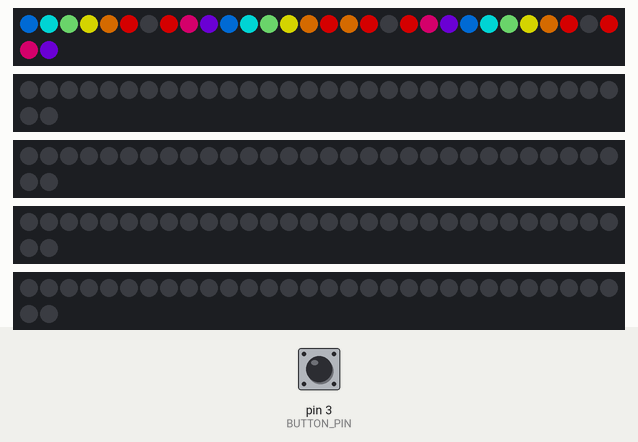
This sketch was run on a simulated Arduino Uno, built with avr-gcc and run on an emulated ATmega328P. On the bench: 5 × 32 RGB LEDs in strip order, left to right, continuing on the next row. The inputs (shaded band) are chosen by the test bench; at power-on: pin 3 (BUTTON_PIN) LOW. Dim RGB values are drawn brighter than linear.

Above: at 1.24 s.
1.3 s: pin 3 (BUTTON_PIN) pulsed HIGH 5 times (0.12 s each, 0.3 s apart)
At 1.73 s:
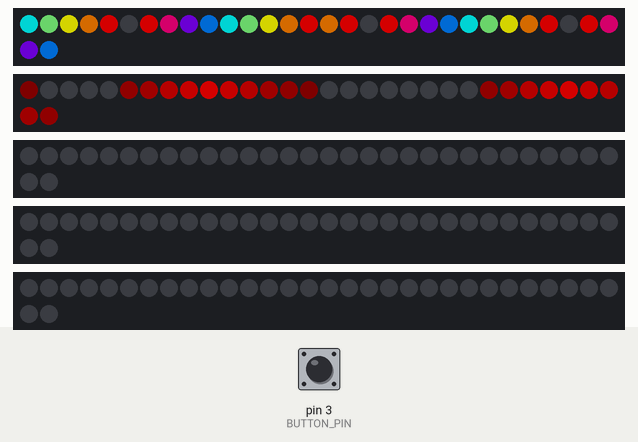
4.3 s: pin 3 (BUTTON_PIN) pulled HIGH for 0.15 s
At 4.5 s:
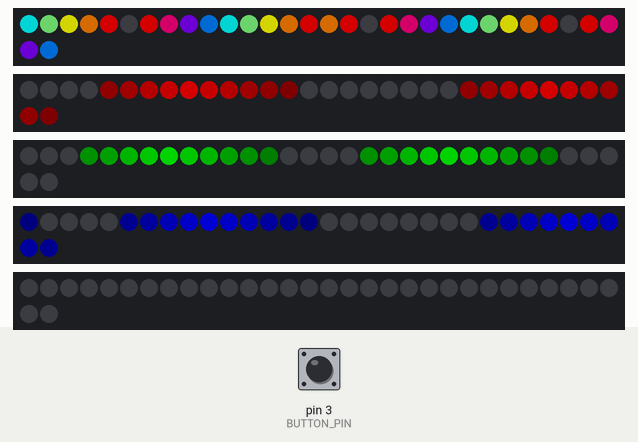
6.2 s: pin 3 (BUTTON_PIN) pulsed HIGH 2 times (0.12 s each, 0.3 s apart)
At 6.65 s:
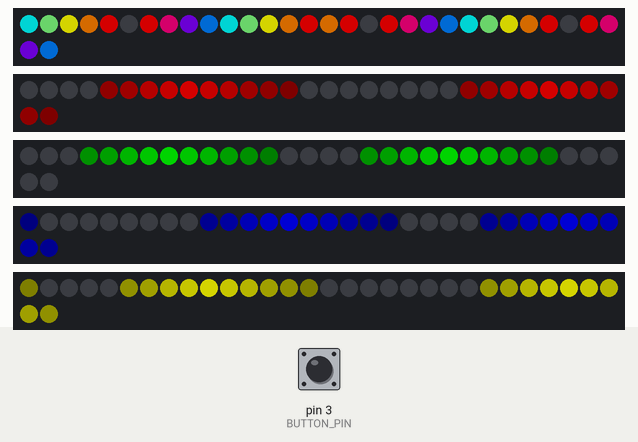

Measured:
- after the input at 4.3 s, the LEDs: first differ from a run without the input after 0.20 s (image 2)

The sketch:

sketch_FastLED01.ino
```cpp
#include "FastLED.h"

#define DELAY 80
#define LED_STEP 5
#define LED_PIN 6
#define BUTTON_PIN 3
#define NUM_LEDS (2*4*4)

template<typename T, int N>
class RunningLine
{
public:
  RunningLine(const T& init)
  {
    for (size_t i = 0 ; i < N ; ++i)
    {
      line[i] = init;
    }
  }

  const T& push(const T& v)
  {
    for (size_t i = N - 1 ; i > 0 ; --i)
    {
      line[i] = line[i-1];
    }
    return line[0] = v;
  }

  const T& pushBack(const T& v)
  {
    for (size_t i = 0 ; i < N - 1 ; ++i)
    {
      line[i] = line[i+1];
    }
    return line[N-1] = v;
  }

  const T* data() const
  {
    return line;
  }
protected:
  T line[N];
};

template<typename T, int N>
class RoundRobin : public RunningLine<T, N>
{
  public:
    RoundRobin(const T* init_v, const size_t sz) : RunningLine<T, N>(init_v[0])
    {
      for (size_t cnt = 0 ; cnt < N ; ++cnt)
      {
        RunningLine<T, N>::push(init_v[cnt % sz]);
      }
    }

    const T& next(bool dir)
    {
      const T last = RunningLine<T, N>::data()[dir ? N-1 : 0];
      if (dir) {
        return RunningLine<T, N>::push(last);
      } else {
        return RunningLine<T, N>::pushBack(last);
      }
    }
};

template<int BPIN>
class Btn {
public:
  Btn() : was_high(false) {}

  bool check() {
    if (digitalRead(BPIN) == HIGH) {
      was_high = true;
      return false;
    } else {
      bool pressed = was_high;
      was_high = false;
      return pressed;
    }
  }
private:
  bool was_high;
};

const CRGB init_array[] = { CRGB(128, 0, 0), CRGB(128, 64, 0), CRGB(128, 128, 0),
                CRGB(64, 128, 64), CRGB(0, 128,  128), CRGB(0,  64, 128),
                CRGB(64, 0,  128), CRGB(128, 0, 64), CRGB(128, 0, 0),
                CRGB(0, 0, 0) };

#define arraySize(a) (sizeof(a) / sizeof(*a))

#define ARRAY_W_SZ(a) a, arraySize(a)

typedef RoundRobin<CRGB, NUM_LEDS> RR_LED;

#define RR_LED_DEF(nm, a) RR_LED nm(ARRAY_W_SZ(a))
#define RR_LED_INI(a) RR_LED(ARRAY_W_SZ(a))

RR_LED_DEF(leds, init_array);

CRGB init_red[] = {CRGB(4, 0, 0),  CRGB(16, 0, 0), CRGB(32, 0, 0),
                           CRGB(64, 0, 0), CRGB(96, 0, 0), CRGB(128, 0, 0),
                           CRGB(96, 0, 0), CRGB(64, 0, 0), CRGB(32, 0, 0),
                           CRGB(16, 0, 0),
                   CRGB::Black, CRGB::Black, CRGB::Black, CRGB::Black,
                   CRGB::Black, CRGB::Black, CRGB::Black, CRGB::Black,
};

CRGB init_green[] = {CRGB(0, 4, 0),  CRGB(0, 16, 0), CRGB(0, 32, 0),
                           CRGB(0, 64, 0), CRGB(0, 96, 0), CRGB(0, 128, 0),
                           CRGB(0, 96, 0), CRGB(0, 64, 0), CRGB(0, 32, 0),
                           CRGB(0, 16, 0),
                   CRGB::Black, CRGB::Black, CRGB::Black, CRGB::Black,
                   CRGB::Black, CRGB::Black, CRGB::Black, CRGB::Black,
};

CRGB init_blue[] = {CRGB(0, 0, 4),  CRGB(0, 0, 16), CRGB(0, 0, 32),
                           CRGB(0, 0, 64), CRGB(0, 0, 96), CRGB(0, 0, 128),
                           CRGB(0, 0, 96), CRGB(0, 0, 64), CRGB(0, 0, 32),
                           CRGB(0, 0, 16),
                   CRGB::Black, CRGB::Black, CRGB::Black, CRGB::Black,
                   CRGB::Black, CRGB::Black, CRGB::Black, CRGB::Black,
};


CRGB init_yellow[] = {CRGB(4, 4, 0),  CRGB(16, 16, 0), CRGB(32, 32, 0),
                           CRGB(64, 64, 0), CRGB(96, 96, 0), CRGB(128, 128, 0),
                           CRGB(96, 96, 0), CRGB(64, 64, 0), CRGB(32, 32, 0),
                           CRGB(16, 16, 0),
                   CRGB::Black, CRGB::Black, CRGB::Black, CRGB::Black,
                   CRGB::Black, CRGB::Black, CRGB::Black, CRGB::Black,
};

CRGB init_cyan[] = {CRGB(0, 4, 4),  CRGB(0, 16, 16), CRGB(0, 32, 32),
                           CRGB(0, 64, 64), CRGB(0, 96, 96), CRGB(0, 128, 128),
                           CRGB(0, 96, 96), CRGB(0, 64, 64), CRGB(0, 32, 32),
                           CRGB(0, 16, 16),
                   CRGB::Black, CRGB::Black, CRGB::Black, CRGB::Black,
                   CRGB::Black, CRGB::Black, CRGB::Black, CRGB::Black,
};

CRGB init_magenta[] = {CRGB(4, 0, 4),  CRGB(16, 0, 16), CRGB(32, 0, 32),
                           CRGB(64, 0, 64), CRGB(96, 0, 96), CRGB(128, 0, 128),
                           CRGB(96, 0, 96), CRGB(64, 0, 64), CRGB(32, 0, 32),
                           CRGB(16, 0, 16),
                   CRGB::Black, CRGB::Black, CRGB::Black, CRGB::Black,
                   CRGB::Black, CRGB::Black, CRGB::Black, CRGB::Black,
};


RR_LED leds_rr_init[] = {leds,
                        RR_LED_INI(init_red),    RR_LED_INI(init_green), RR_LED_INI(init_blue),
                        RR_LED_INI(init_yellow), RR_LED_INI(init_cyan),  RR_LED_INI(init_magenta),
};

//RoundRobin<RR_LED, arraySize(leds_rr_init)> leds_rr(leds_rr_init);

bool fwd = true;
size_t cur_arr = 0;
Btn<BUTTON_PIN> btn;

void setup() {
    FastLED.addLeds<NEOPIXEL, LED_PIN>(const_cast<struct CRGB*>(leds_rr_init[cur_arr].data()), NUM_LEDS);
    pinMode(BUTTON_PIN, INPUT);
}

void loop() {
  if (btn.check())
  {
    if(!fwd) {
      cur_arr = (cur_arr + 1) % arraySize(leds_rr_init);
      FastLED.addLeds<NEOPIXEL, LED_PIN>(const_cast<struct CRGB*>(leds_rr_init[cur_arr].data()), NUM_LEDS);
    }
    fwd = !fwd;
  }
  leds_rr_init[cur_arr].next(fwd);
  FastLED.show();
  delay(DELAY);
}
```
